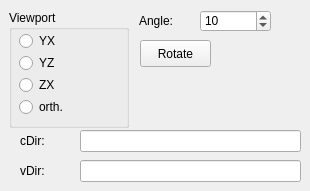
        <widget class="QWidget" name="RotateTab">
         <attribute name="title">
          <string>Rotate</string>
         </attribute>
         <widget class="QGroupBox" name="WorkingModes_3">
          <property name="enabled">
           <bool>true</bool>
          </property>
          <property name="geometry">
           <rect>
            <x>9</x>
            <y>10</y>
            <width>120</width>
            <height>118</height>
           </rect>
          </property>
          <property name="title">
           <string>Viewport</string>
          </property>
          <widget class="QRadioButton" name="radioBtn_RotAxisYX">
           <property name="geometry">
            <rect>
             <x>10</x>
             <y>20</y>
             <width>94</width>
             <height>22</height>
            </rect>
           </property>
           <property name="text">
            <string>YX</string>
           </property>
          </widget>
          <widget class="QRadioButton" name="radioBtn_RotAxisYZ">
           <property name="geometry">
            <rect>
             <x>10</x>
             <y>42</y>
             <width>79</width>
             <height>22</height>
            </rect>
           </property>
           <property name="text">
            <string>YZ</string>
           </property>
          </widget>
          <widget class="QRadioButton" name="radioBtn_RotAxisZX">
           <property name="geometry">
            <rect>
             <x>10</x>
             <y>64</y>
             <width>84</width>
             <height>22</height>
            </rect>
           </property>
           <property name="text">
            <string>ZX</string>
           </property>
          </widget>
          <widget class="QRadioButton" name="radioBtn_RotAxisOrth">
           <property name="geometry">
            <rect>
             <x>10</x>
             <y>86</y>
             <width>92</width>
             <height>22</height>
            </rect>
           </property>
           <property name="text">
            <string>orth.</string>
           </property>
          </widget>
         </widget>
         <widget class="QPushButton" name="btn_Rotate">
          <property name="geometry">
           <rect>
            <x>140</x>
            <y>40</y>
            <width>71</width>
            <height>27</height>
           </rect>
          </property>
          <property name="text">
           <string>Rotate</string>
          </property>
         </widget>
         <widget class="QSpinBox" name="SpinBox_RotAngle">
          <property name="geometry">
           <rect>
            <x>200</x>
            <y>10</y>
            <width>71</width>
            <height>22</height>
           </rect>
          </property>
          <property name="minimum">
           <number>-360</number>
          </property>
          <property name="maximum">
           <number>360</number>
          </property>
          <property name="value">
           <number>10</number>
          </property>
         </widget>
         <widget class="QLabel" name="label_40">
          <property name="geometry">
           <rect>
            <x>139</x>
            <y>10</y>
            <width>51</width>
            <height>22</height>
           </rect>
          </property>
          <property name="text">
           <string>Angle:</string>
          </property>
         </widget>
         <widget class="QLineEdit" name="text_OrthcDir">
          <property name="geometry">
           <rect>
            <x>80</x>
            <y>130</y>
            <width>221</width>
            <height>22</height>
           </rect>
          </property>
         </widget>
         <widget class="QLabel" name="label_41">
          <property name="geometry">
           <rect>
            <x>20</x>
            <y>130</y>
            <width>51</width>
            <height>22</height>
           </rect>
          </property>
          <property name="text">
           <string>cDir:</string>
          </property>
         </widget>
         <widget class="QLabel" name="label_42">
          <property name="geometry">
           <rect>
            <x>20</x>
            <y>160</y>
            <width>51</width>
            <height>22</height>
           </rect>
          </property>
          <property name="text">
           <string>vDir:</string>
          </property>
         </widget>
         <widget class="QLineEdit" name="text_OrthvDir">
          <property name="geometry">
           <rect>
            <x>80</x>
            <y>160</y>
            <width>221</width>
            <height>22</height>
           </rect>
          </property>
         </widget>
        </widget>
